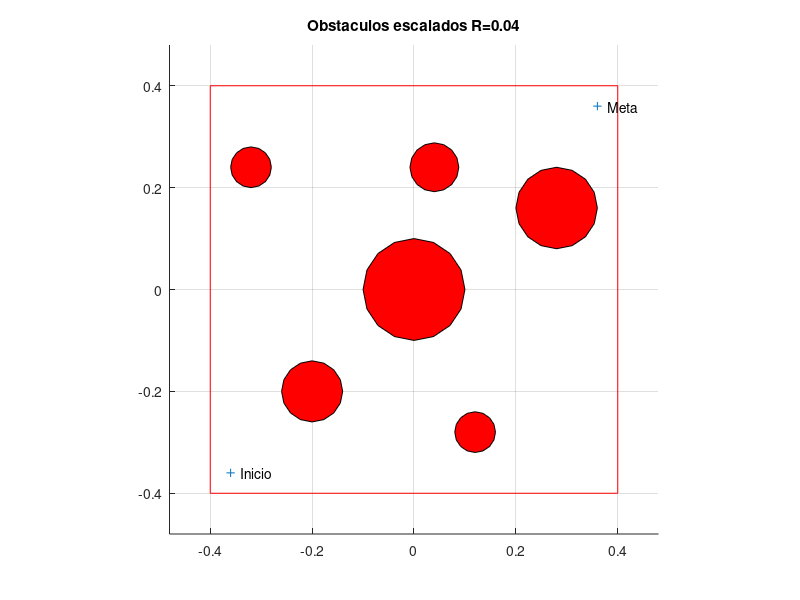

Source code (MATLAB):
% ARENA2025 genera un área con obstáculos de perfil circular dadas las
% posiciones de los obstáculos en una matriz C y sus radios en un vector R
clf
hold on
k=10*0.04;%factor de escala.
plot(k*[-1 1 1 -1 -1],k*[-1 -1 1 1 -1],'r')
CC=k*0.1*[3 -7;-5 -5;0 0;-8 6;1 6; 7 4];%centros de obstáculos
RC=k*0.1*[1 1.5 2.5 1 1.2 2];% radios de obstáculos.
t=0:pi/8:2*pi;
for i=1:length(RC)
patch(CC(i,1)+RC(i)*sin(t), CC(i,2)+RC(i)*cos(t),'r')
end
plot(k*[-.9,.9],k*[-.9,.9],'+')
text(-k*.85,-k*.9,'Inicio')
text(k*.95,k*.9,'Meta')
axis(k*[-1.2 1.2 -1.2 1.2])
axis equal
title('Obstaculos escalados R=0.04')
grid
